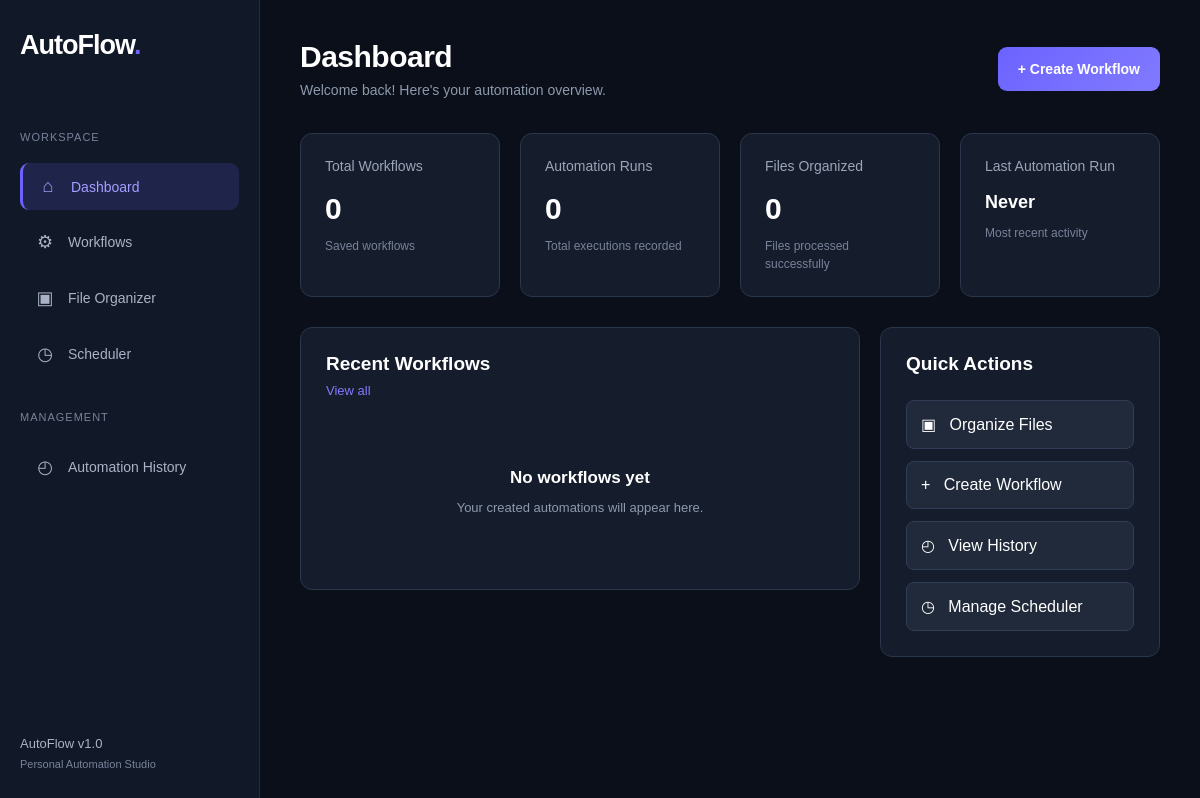
/, run on an earlier commit of the app's database.
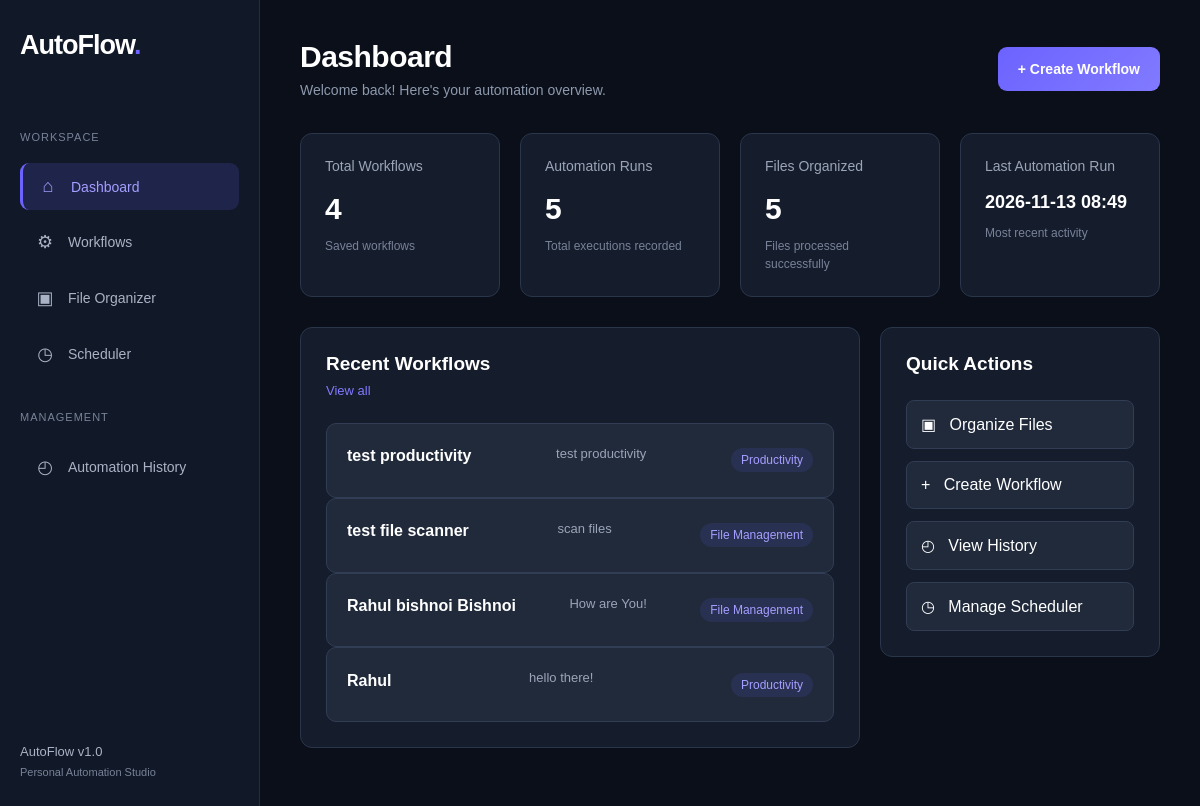
And on a later commit of the database.
### tables this page shows
CREATE TABLE workflows (
                id INTEGER PRIMARY KEY AUTOINCREMENT,
                name TEXT NOT NULL,
                description TEXT NOT NULL,
                type TEXT NOT NULL
            );

### app.py (the view)
@app.route("/")
def home():
    return render_template(
        "index.html",
        stats = get_dashboard_stats(),
        workflows = get_workflows()
    )

### storage.py (called while the page is built)
def get_connection():
    connection = sqlite3.connect(DATABASE_PATH)
    connection.row_factory = sqlite3.Row
    return connection

def get_workflows():
    with get_connection() as connection:
        rows = connection.execute(
            "SELECT * FROM workflows ORDER BY id DESC"
        ).fetchall()
    return [dict(row) for row in rows]

def get_dashboard_stats():
    with get_connection() as connection:
        total_workflows = connection.execute(
            "SELECT COUNT(*) FROM workflows"
        ).fetchone()[0]
        total_runs = connection.execute(
            "SELECT COUNT(*) FROM history"
        ).fetchone()[0]
        files_organized = connection.execute(
            "SELECT COALESCE(SUM(files_moved), 0) FROM history"
        ).fetchone()[0]
        last_run = connection.execute(
            "SELECT MAX(created_at) FROM history"
        ).fetchone()[0]
    return {
        "total_workflows": total_workflows,
        "total_runs": total_runs,
        "files_organized": files_organized,
        "last_run": last_run
    }

### templates/index.html (shortened to what the changed rows need)
<!DOCTYPE html>
<html lang="en">
<head>
    <link rel="stylesheet"
          href="{{ url_for('static', filename='css/style.css') }}">
</head>
<body>
<div class="dashboard">
    <aside class="sidebar">
        <h2 class="brand">AutoFlow<span>.</span></h2>
    </aside>
    <main class="main-content">
        <header class="topbar">
            <div>
                <h1>Dashboard</h1>
            </div>
        </header>
        <section class="stats-grid">
            <div class="stat-card">
                <p>Total Workflows</p>
                <h2>{{ stats.total_workflows }}</h2>
                <span>Saved workflows</span>
            </div>
            <div class="stat-card">
                <p>Automation Runs</p>
                <h2>{{ stats.total_runs }}</h2>
                <span>Total executions recorded</span>
            </div>
            <div class="stat-card">
                <p>Files Organized</p>
                <h2>{{ stats.files_organized }}</h2>
                <span>Files processed successfully</span>
            </div>
            <div class="stat-card">
                <p>Last Automation Run</p>
                <h2 style="font-size:18px;">
                    {{ stats.last_run[:16] if stats.last_run else "Never" }}
                </h2>
                <span>Most recent activity</span>
            </div>
        </section>
        <section class="dashboard-grid">
            <div class="panel">
                <div class="panel-heading">
                    <h2>Recent Workflows</h2>
                </div>
                {% if workflows %}
                    {% for workflow in workflows[:5] %}
                        <div class="workflow-item">
                            <h3>{{ workflow.name }}</h3>
                            <p>{{ workflow.description }}</p>
                            <span>{{ workflow.type }}</span>
                        </div>
                    {% endfor %}
                {% else %}
                    <div class="empty-state">
                        <h3>No workflows yet</h3>
                        <p>Your created automations will appear here.</p>
                    </div>
                {% endif %}
            </div>
            <div class="panel">
                <div class="panel-heading">
                    <h2>Quick Actions</h2>
                </div>
            </div>
        </section>
    </main>
</div>
</body>
</html>

What changed in the data, as far as the page shows it:
added workflows: name "test productivity", description "test productivity", type "Productivity"
added workflows: name "test file scanner", description "scan files", type "File Management"
added workflows: name "Rahul bishnoi Bishnoi", description "How are You!", type "File Management"
added workflows: name "Rahul", description "hello there!", type "Productivity"
Also different on the page:
{{ stats.total_workflows }}: "0" → "4"
{{ stats.total_runs }}: "0" → "5"
{{ stats.files_organized }}: "0" → "5"
{{ stats.last_run[:16] if stats.last_run else "Never" }}: "Never" → "2026-11-13 08:49"
text no longer shown: "No workflows yet Your created automations will appear here."
